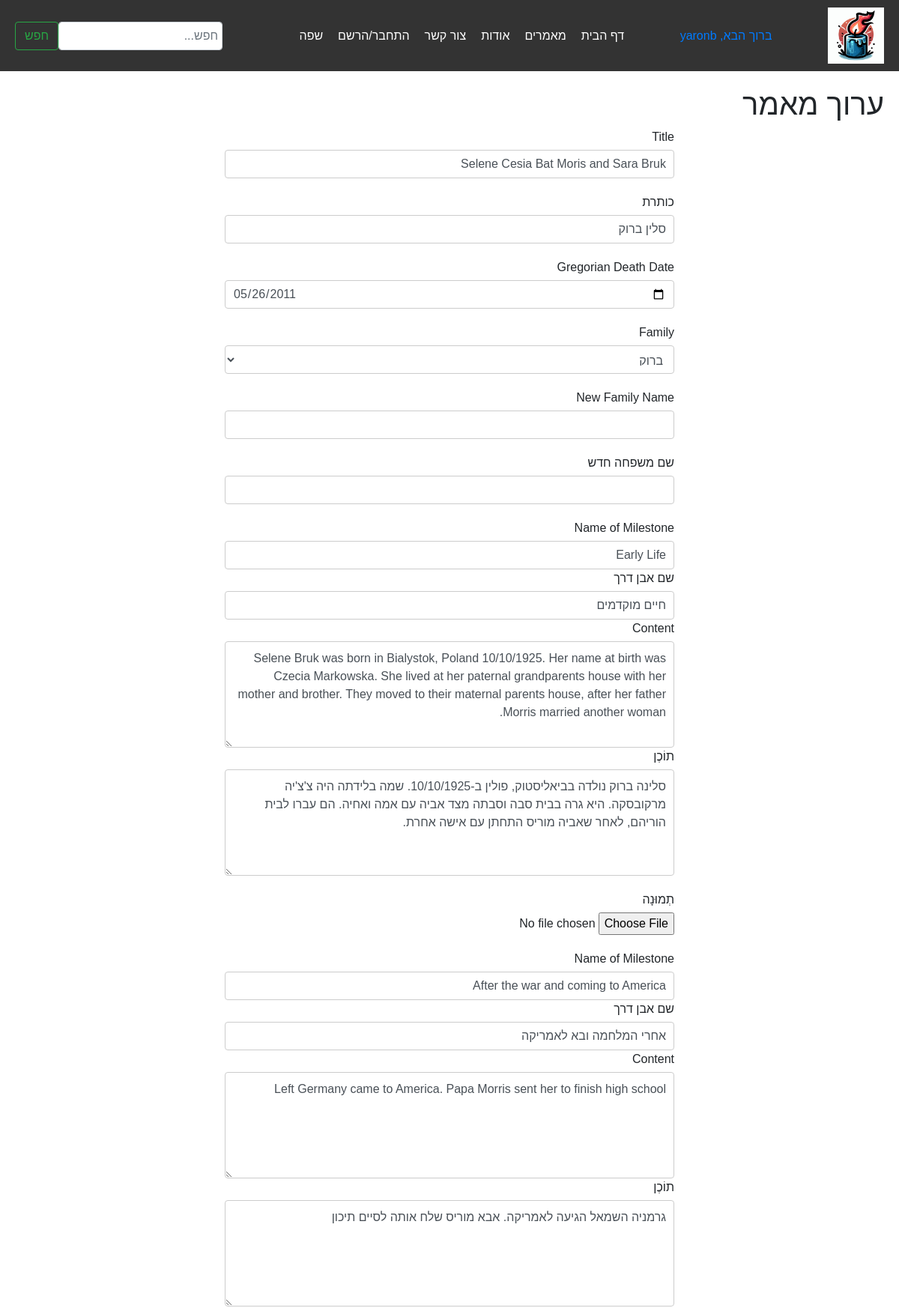
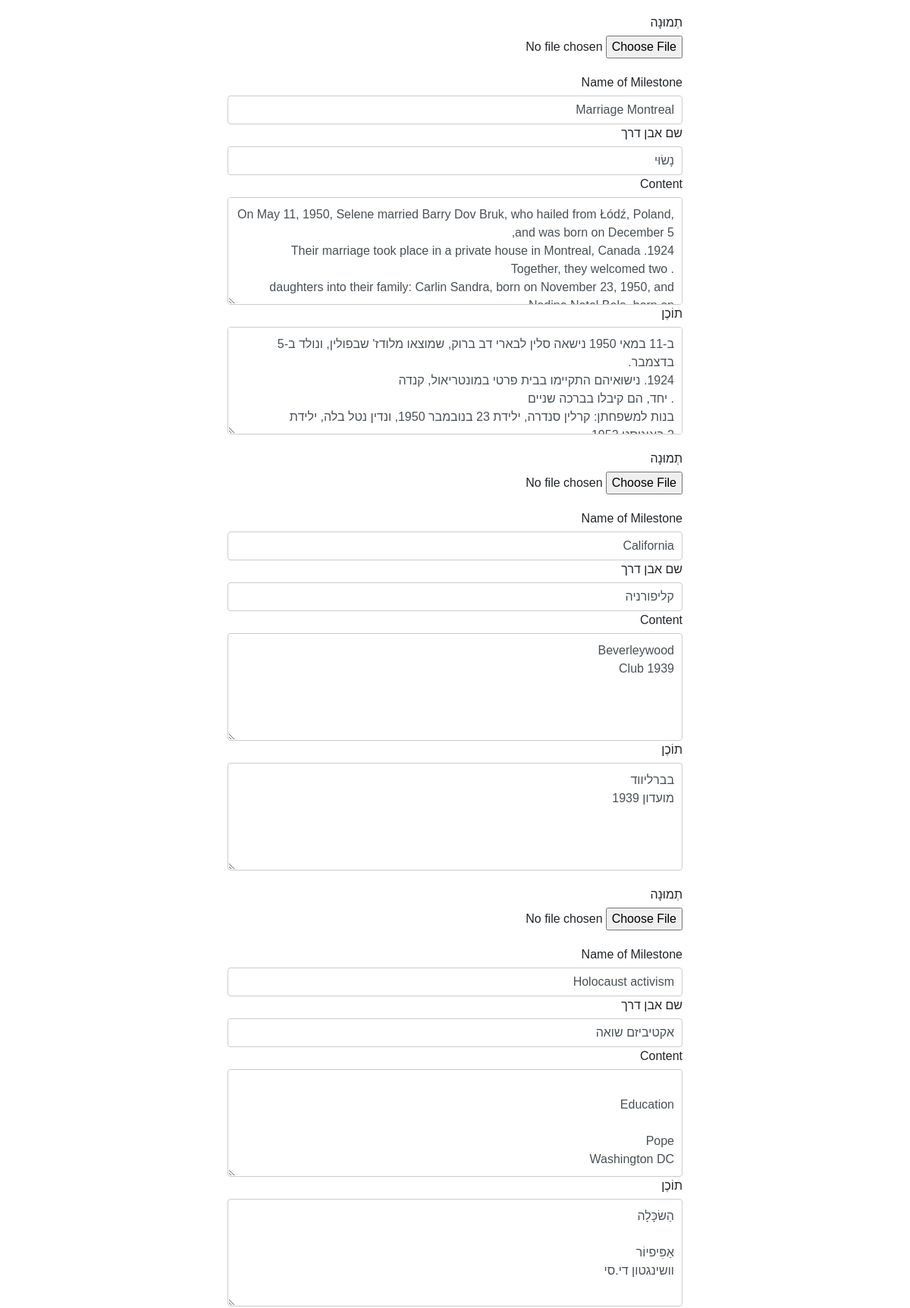
Screenshot of /he/edit_article/1 (signed in, upper part) with the database file from the repository (2 pictures, top to bottom).
### app/models.py (models this page shows, shortened)
class User(UserMixin, db.Model):
    id = db.Column(db.Integer, primary_key=True)
    username = db.Column(db.String(64), unique=True, nullable=False)
    email = db.Column(db.String(120), unique=True, nullable=False)
    password_hash = db.Column(db.String(128))
    joined_at = db.Column(db.DateTime, default=datetime.utcnow)
    role = db.Column(db.String(64), default='user', nullable=False)
    posts = db.relationship('Post', backref='author', lazy=True)
    comments = db.relationship('Comment', backref='author', lazy=True)
    families = db.relationship('Family', secondary=user_families, backref=db.backref('users', lazy=True))

class Post(db.Model):
    id = db.Column(db.Integer, primary_key=True)
    title = db.Column(db.String(140), nullable=False)
    title_he = db.Column(db.String(140), nullable=False)
    publication_date = db.Column(db.DateTime, default=datetime.utcnow)
    user_id = db.Column(db.Integer, db.ForeignKey('user.id'), nullable=False)
    gregorian_death_date = db.Column(db.Date, nullable=False)
    hebrew_year = db.Column(db.Integer, nullable=False)
    hebrew_month = db.Column(db.Integer, nullable=False)
    hebrew_day = db.Column(db.Integer, nullable=False)
    family_id = db.Column(db.Integer, db.ForeignKey('family.id'), nullable=False)
    comments = db.relationship('Comment', backref='post', lazy=True)
    milestones = db.relationship('Milestone', backref='post', lazy=True, cascade="all, delete-orphan")

### app/main/routes.py (the view)
@main.route('/he/edit_article/<int:post_id>', methods=['GET', 'POST'], endpoint='edit_article_he')
@login_required
def edit_article_he(post_id):
    post = Post.query.get_or_404(post_id)
    if current_user.role != 'author' or post.author != current_user:
        flash('אין לך הרשאה לערוך מאמר זה.', 'danger')
        return redirect(url_for('main.index_he'))
    form = ArticleForm()
    form.family_id.choices = [(0, 'בחר משפחה קיימת')] + [(family.id, family.name_he) for family in Family.query.all()]
    if form.validate_on_submit():
        if form.new_family_name_he.data:
            new_family = Family(name=form.new_family_name.data, name_he=form.new_family_name_he.data)
            db.session.add(new_family)
            db.session.commit()
            post.family_id = new_family.id
        else:
            post.family_id = form.family_id.data
        post.title = form.title.data
        post.title_he = form.title_he.data
        post.gregorian_death_date = form.gregorian_death_date.data
        post.set_hebrew_death_date()
        db.session.commit()
        Milestone.query.filter_by(post_id=post.id).delete()
        if len(form.milestones.data) > 0:
            for milestone_form in form.milestones.data:
                milestone = Milestone(
                    title=milestone_form['title'],
                    title_he=milestone_form['title_he'],
                    content=milestone_form['content'],
                    content_he=milestone_form['content_he'],
                    post=post,
                    order=milestone_form['order']
                )
                if milestone_form['image']:
                    filename = secure_filename(milestone_form['image'].filename)
                    image_path = os.path.join(current_app.root_path, 'static/images', filename)
                    milestone_form['image'].save(image_path)
                    milestone.image_path = 'images/' + filename
                db.session.add(milestone)
        db.session.commit()
        flash('המאמר שלך עודכן!', 'success')
        return redirect(url_for('main.article_he', post_id=post.id))
    elif request.method == 'GET':
        form.title.data = post.title
        form.title_he.data = post.title_he
        form.gregorian_death_date.data = post.gregorian_death_date
        if post.family:
            form.family_id.data = post.family.id
        milestones = Milestone.query.filter_by(post_id=post.id).order_by(Milestone.order).all()
        for milestone in milestones:
            form.milestones.append_entry({
                'title': milestone.title,
                'title_he': milestone.title_he,
                'content': milestone.content,
                'content_he': milestone.content_he,
                'image': None,
                'order': milestone.order
            })
    return render_template('he/edit_article.html', form=form, post=post)

### app/auth/forms.py
class ArticleForm(FlaskForm):
   title = StringField('Title', validators=[DataRequired()])
   title_he = StringField('כותרת', validators=[DataRequired()])
   gregorian_death_date = DateField('Gregorian Death Date', format='%Y-%m-%d', validators=[DataRequired()])
   family_id = SelectField('Family', coerce=int, validators=[Optional()])
   new_family_name = StringField('New Family Name', validators=[Optional()])
   new_family_name_he = StringField('שם משפחה חדש', validators=[Optional()])
   milestones = FieldList(FormField(MilestoneForm), min_entries=0, max_entries=10)
   submit = SubmitField('Publish')
   submit_he = SubmitField('פרסם')

class MilestoneForm(FlaskForm):
    title = StringField('Name of Milestone', validators=[DataRequired()])
    title_he = StringField('שם אבן דרך', validators=[DataRequired()])
    content = TextAreaField('Content', validators=[DataRequired()])
    content_he = TextAreaField('תוֹכֶן', validators=[DataRequired()])
    image = FileField('Image')
    order = HiddenField('Order')
    image_he = FileField('תְמוּנָה')

### app/main/templates/he/edit_article.html (shortened to what this page needs)
{% extends "he/layout.html" %}
{% block content %}
<h1>ערוך מאמר</h1>
<form method="POST" action="{{ url_for('main.edit_article_he', post_id=post.id) }}" enctype="multipart/form-data">
    <div class="form-group">
        {{ form.title.label }}
        {{ form.title(class="form-control") }}
    </div>
    <div class="form-group">
        {{ form.title_he.label }}
        {{ form.title_he(class="form-control") }}
    </div>
    <div class="form-group">
        {{ form.gregorian_death_date.label }}
        {{ form.gregorian_death_date(class="form-control") }}
    </div>
    <div class="form-group">
        {{ form.family_id.label }}
        {{ form.family_id(class="form-control") }}
    </div>
    <div class="form-group">
        {{ form.new_family_name.label }}
        {{ form.new_family_name(class="form-control") }}
    </div>
    <div class="form-group">
        {{ form.new_family_name_he.label }}
        {{ form.new_family_name_he(class="form-control") }}
    </div>
    <div id="milestones">
        {% for milestone in form.milestones %}
        <div class="form-group milestone-item" draggable="true">
            {{ milestone.title.label }}
            {{ milestone.title(class="form-control") }}
            {{ milestone.title_he.label }}
            {{ milestone.title_he(class="form-control") }}
            <div class="form-group">
                {{ milestone.content.label }}
                {{ milestone.content(class="form-control", rows=5) }}
                {{ milestone.content_he.label }}
                {{ milestone.content_he(class="form-control", rows=5) }}
            </div>
            <div class="form-group">
                {{ milestone.image_he.label }}
                {{ milestone.image_he(class="form-control-file") }}
            </div>
        </div>
        {% endfor %}
    </div>
</form>
{% endblock %}

### app/main/templates/he/layout.html (shortened to what this page needs)
<!DOCTYPE html>
<html lang="he">
<head>
    <link href="https://stackpath.bootstrapcdn.com/bootstrap/4.5.2/css/bootstrap.min.css" rel="stylesheet">
    <link rel="stylesheet" href="{{ url_for('static', filename='css/rtl_styles.css') }}">
</head>
<body>
    <header>
        <img src="{{ url_for('static', filename='images/candlelogo.png') }}" alt="לוגו יזכור" style="width:75px; height:auto;">
        {% if current_user.is_authenticated %}
        <span class="navbar-text">
            <a class="navbar-text" href="{{ url_for('main.user_he') }}">
                ברוך הבא, {{ current_user.username }}
            </a>
        </span>
        {% endif %}
        <nav>
            <ul>
                <li><a href="{{ url_for('main.index_he') }}">דף הבית</a></li>
                <li class="dropdown">
                    <a href="{{ url_for('main.articles_he') }}">מאמרים</a>
                </li>
                <li><a href="{{ url_for('main.about_he') }}">אודות</a></li>
                <li><a href="{{ url_for('main.contact_he') }}">צור קשר</a></li>
                <li class="dropdown">
                    <a href="#">התחבר/הרשם</a>
                </li>
                <li class="dropdown">
                    <a href="#">שפה</a>
                </li>
            </ul>
        </nav>
        <div class="search-bar">
            <form class="form-inline my-2 my-lg-0" method="GET" action="{{ url_for('main.search_he') }}">
                <input class="form-control mr-sm-2" type="search" placeholder="חפש..." aria-label="Search" name="query">
                <button class="btn btn-outline-success my-2 my-sm-0" type="submit">חפש</button>
            </form>
        </div>
    </header>
    <main>
        {% block content %}{% endblock %}
    </main>
</body>
</html>

### app/static/css/rtl_styles.css (style rules this page uses)
body { direction: rtl; text-align: right; display: flex; flex-direction: column; min-height: 100vh; margin: 0; font-family: Arial, sans-serif; }
header { display: flex; justify-content: space-between; align-items: center; padding: 10px 20px; background-color: #333; color: white; }
nav ul { list-style: none; margin: 0; padding: 0; display: flex; }
nav ul li { margin-left: 20px; }
nav ul li a { color: white; text-decoration: none; font-size: 16px; }
.search-bar input { padding: 5px; font-size: 16px; }
main { flex: 1; padding: 20px; }
form { max-width: 600px; margin: 0 auto; }
.form-group { margin-bottom: 20px; }
.form-group label { display: block; margin-bottom: 5px; }
.form-group .form-control { width: 100%; padding: 10px; font-size: 16px; border: 1px solid #ccc; border-radius: 4px; }
.navbar-text { text-align: right; }

### rows the page displays
User: username "yaronb"
Post: title "Selene Cesia Bat Moris and Sara Bruk", title_he "סלין ברוק", gregorian_death_date "05/26/2011", family_id "ברוק"

### other values shown
{{ milestone.title.label }} "Name of Milestone" "Name of Milestone" "Name of Milestone" "Name of Milestone" "Name of Milestone"
{{ milestone.title_he.label }} "שם אבן דרך" "שם אבן דרך" "שם אבן דרך" "שם אבן דרך" "שם אבן דרך"
{{ milestone.content.label }} "Content" "Content" "Content" "Content" "Content"
{{ milestone.content_he.label }} "תוֹכֶן" "תוֹכֶן" "תוֹכֶן" "תוֹכֶן" "תוֹכֶן"
{{ milestone.image_he.label }} "תְמוּנָה" "תְמוּנָה" "תְמוּנָה" "תְמוּנָה"
